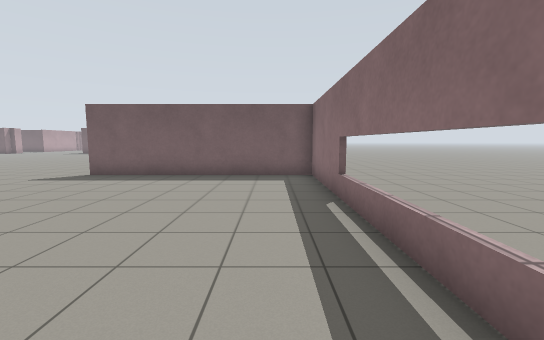
view 1 (above)

24 first-person views from a walk through a robot-simulator world made for Gazebo. The camera is 1.2 m above the floor, tilts 6° down and sees 90° across. The floor is counted in squares, 1 m on a side. Each view is taken from the middle of a square. On the plan, view 1 faces up. The plan holds only what a view shows up to about 12 squares ahead; the rest is blank. The place goes on beyond the plan.

view 2
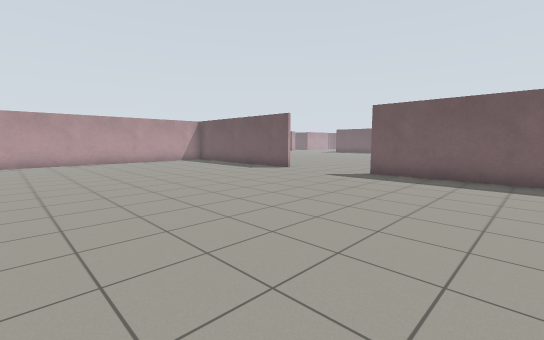

view 3
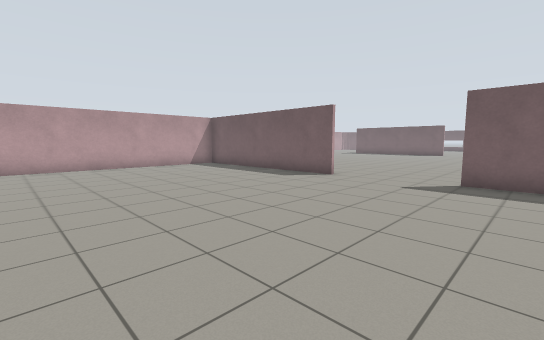

view 4
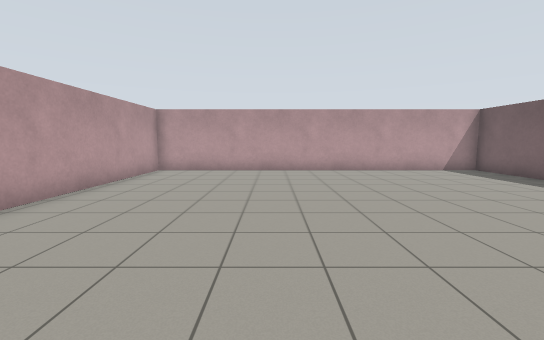

view 5
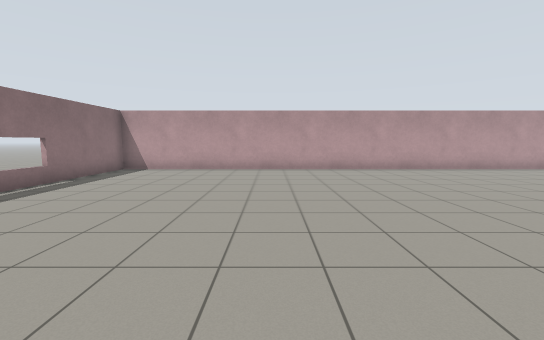

view 6
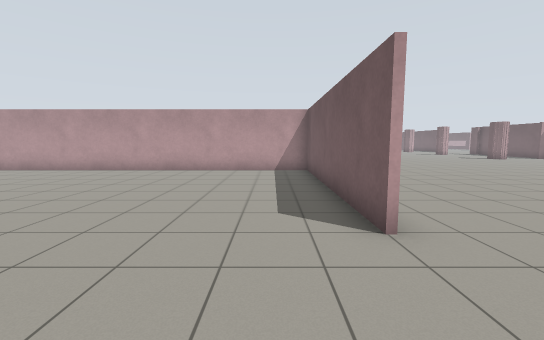

view 7
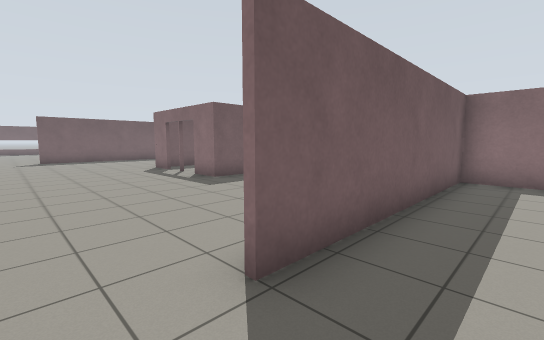

view 8
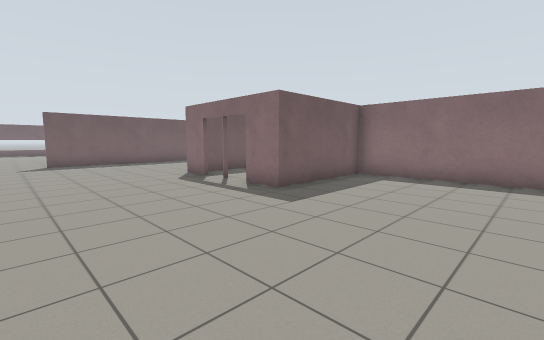

view 9
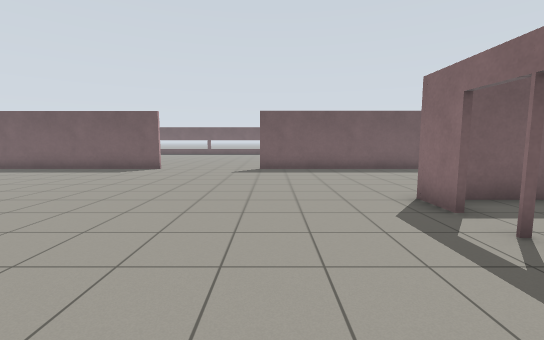

view 10
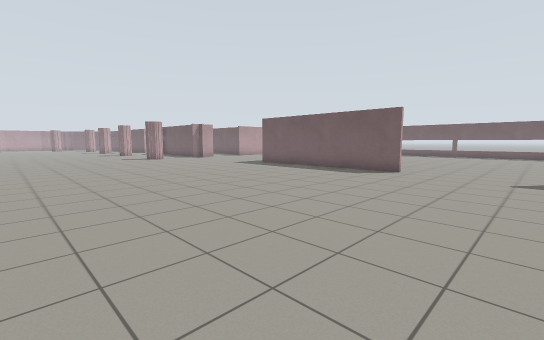

view 11
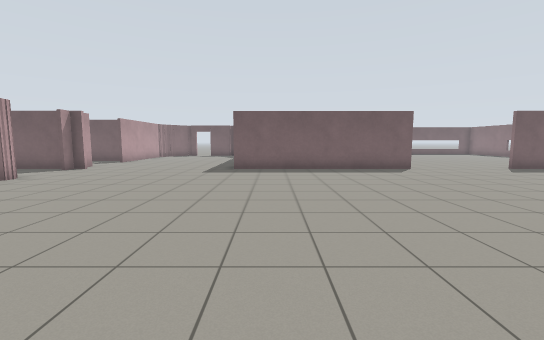

view 12
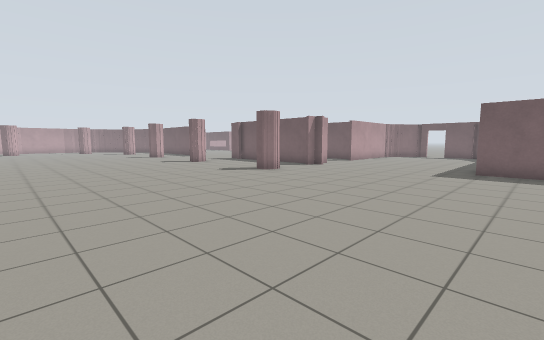

view 13
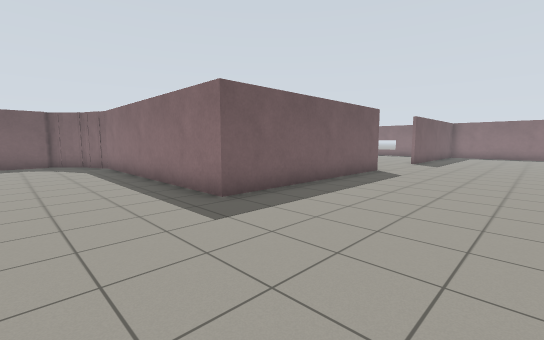

view 14
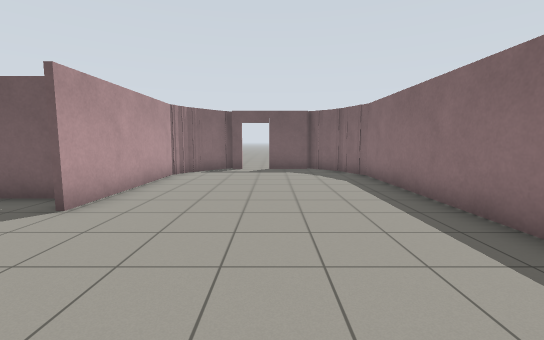

view 15
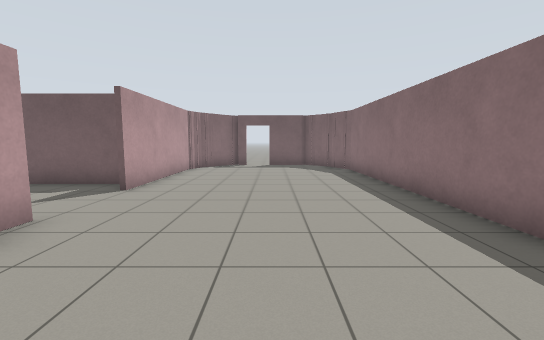

view 16
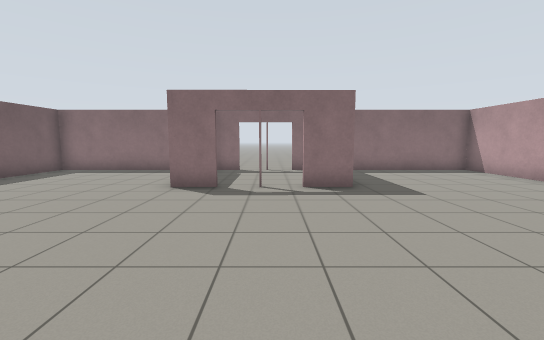

view 17
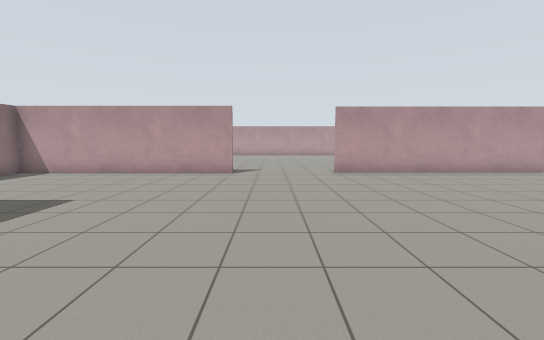

view 18
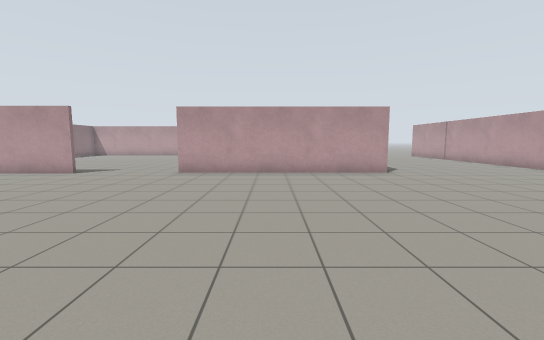

view 19
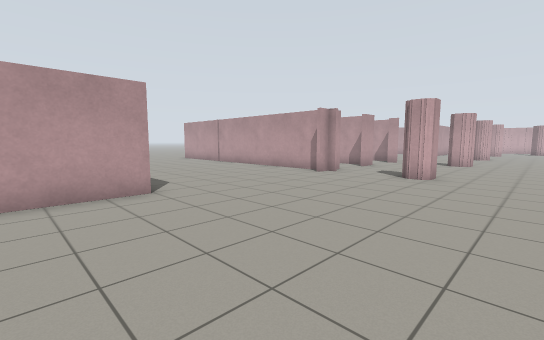

view 20
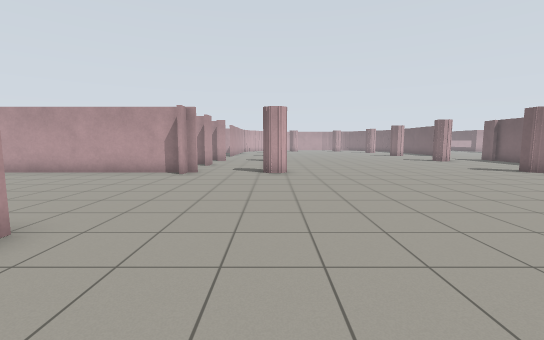

view 21
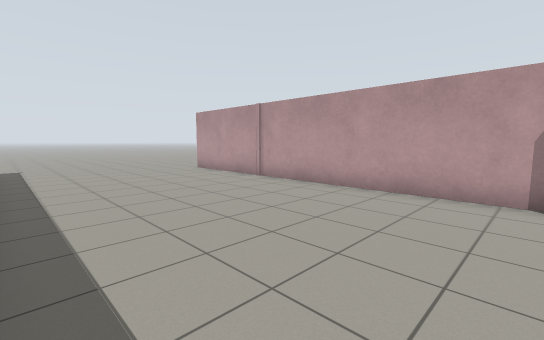

view 22
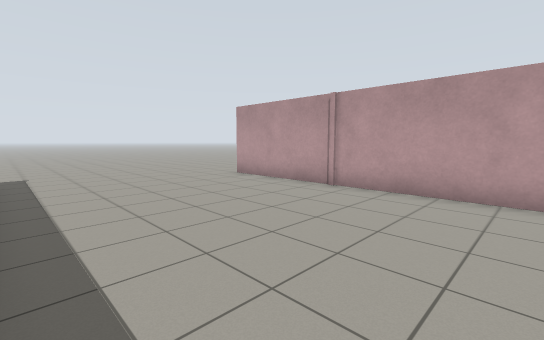

view 23
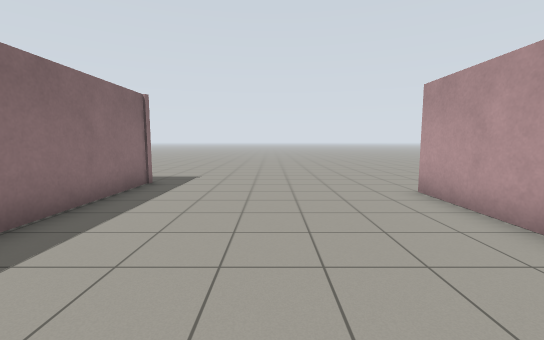

view 24
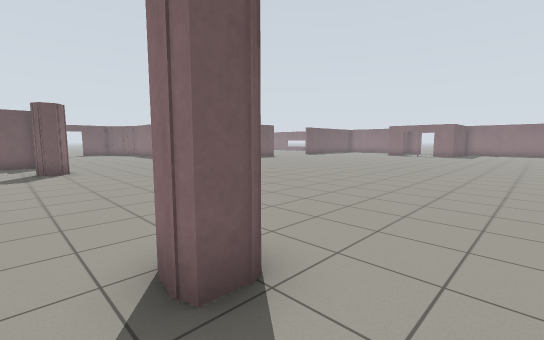

### Floor plan
Ten units are one square. View 1 is at (0, 0); x grows to the right and y downward. Boxes are objects, and circles mark ways between rooms. Rooms are numbered by the first view taken in them; rooms with no view inside come last. Other rooms are left out.
<svg viewBox="-280 -387 300 430">
<path fill="none" stroke="#000" d="M-104 -95 -183 -95 -183 37 14 37 14 -99M15 -97 -66 -97M-185 -96 -104 -96M-260 -136 -253 -136 -253 -127 -262 -127 -261 -133M-255 -101 -255 -98 -249 -98M-66 -98 15 -98M-255 -95 -255 25M-252 -235 -255 -230 -260 -230M-109 -269 -187 -269 -187 -356 -193 -372M-253 -238 -253 -230M-29 -194 -29 -207M-251 -269 -255 -269 -255 -262M-259 -269 -275 -269M-255 -281 -255 -275M14 -99 14 -159 -29 -159 -29 -172M14 -222 14 -269 -66 -269M-184 38 -184 -5M-191 -367 -199 -378 -204 -380M-195 -373 -199 -376M-197 -375 -203 -380M-255 -359 -255 -305M-204 -378 -221 -378M-253 -366 -255 -358M-232 -378 -237 -378M-240 -380 -250 -369M-239 -382 -257 -359M-4 -205 -21 -205M14 -192 14 -204M14 -166 14 -172"/>
<circle cx="-85" cy="-108" r="3" fill="#2a7"/>
<circle cx="-30" cy="-180" r="3" fill="#2a7"/>
<text x="-80" y="-30">1</text>
<text x="-160" y="-160">2</text>
<text x="-10" y="-190">3</text>
</svg>
Room 1 opens to room 2. Room 2 opens to room 3.

Where each view was taken, in squares from view 1:
view 1: 0 up, 0 right, facing up
view 2: 0 up, 2 left, facing up-left
view 3: 1 up, 5 left, facing up-left
view 4: 1 up, 7 left, facing left
view 5: 8 up, 5 left, facing down
view 6: 8 up, 7 left, facing left
view 7: 8 up, 8 left, facing up-right
view 8: 11 up, 8 left, facing up-right
view 9: 15 up, 6 left, facing up
view 10: 16 up, 7 left, facing up-left
view 11: 15 up, 17 left, facing up
view 12: 15 up, 17 left, facing up-left
view 13: 22 up, 22 left, facing up-right
view 14: 26 up, 22 left, facing up
view 15: 24 up, 22 left, facing up
view 16: 18 up, 10 left, facing right
view 17: 20 up, 8 left, facing down
view 18: 20 up, 14 left, facing down
view 19: 16 up, 16 left, facing down-left
view 20: 13 up, 15 left, facing left
view 21: 9 up, 19 left, facing down-left
view 22: 6 up, 19 left, facing down-left
view 23: 4 up, 22 left, facing down
view 24: 11 up, 27 left, facing up-right
